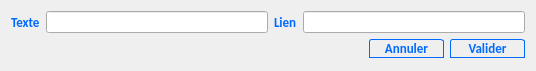
<?xml version="1.0" encoding="UTF-8"?>
<ui version="4.0">
 <class>InsertLinkW</class>
 <widget class="QWidget" name="InsertLinkW">
  <property name="geometry">
   <rect>
    <x>0</x>
    <y>0</y>
    <width>536</width>
    <height>71</height>
   </rect>
  </property>
  <property name="focusPolicy">
   <enum>Qt::StrongFocus</enum>
  </property>
  <property name="contextMenuPolicy">
   <enum>Qt::NoContextMenu</enum>
  </property>
  <property name="windowTitle">
   <string>Insérer lien web</string>
  </property>
  <layout class="QGridLayout" name="gridLayout">
   <item row="1" column="0" colspan="6">
    <layout class="QHBoxLayout" name="horizontalLayout">
     <item>
      <spacer name="horizontalSpacer">
       <property name="orientation">
        <enum>Qt::Horizontal</enum>
       </property>
       <property name="sizeHint" stdset="0">
        <size>
         <width>40</width>
         <height>20</height>
        </size>
       </property>
      </spacer>
     </item>
     <item>
      <widget class="QPushButton" name="pbCancel">
       <property name="minimumSize">
        <size>
         <width>75</width>
         <height>0</height>
        </size>
       </property>
       <property name="toolTip">
        <string>Annuler l'insertion du lien</string>
       </property>
       <property name="styleSheet">
        <string notr="true">

QPushButton {
    font: bold 10pt Calibri;  
    border: 1px solid gray;
    border-radius: 3px;
	border-bottom-left-radius: 0px;	
	 border-bottom-right-radius: 0px;	
     background-color: qlineargradient(x1: 0, y1: 0, x2: 0, y2: 1,
                                       stop: 0 #f6f7fa, stop: 1 #dadbde);
 }
 
QPushButton::enabled {
	color : rgb(0,106,255);
    border: 1px solid rgb(0,106,255);
 }

QPushButton:hover:!pressed{

     background-color: qlineargradient(x1: 0, y1: 0, x2: 0, y2: 1,
                                       stop: 0 #dadbde, stop: 1 #f6f7fa);
}

 QPushButton:pressed{
    background-color:  rgb(220,220,220);

}</string>
       </property>
       <property name="text">
        <string>Annuler</string>
       </property>
      </widget>
     </item>
     <item>
      <widget class="QPushButton" name="pbValidate">
       <property name="minimumSize">
        <size>
         <width>75</width>
         <height>0</height>
        </size>
       </property>
       <property name="toolTip">
        <string>Valider l'insertion du lien</string>
       </property>
       <property name="styleSheet">
        <string notr="true">

QPushButton {
    font: bold 10pt Calibri;  
    border: 1px solid gray;
    border-radius: 3px;
	border-bottom-left-radius: 0px;	
	 border-bottom-right-radius: 0px;	
     background-color: qlineargradient(x1: 0, y1: 0, x2: 0, y2: 1,
                                       stop: 0 #f6f7fa, stop: 1 #dadbde);
 }
 
QPushButton::enabled {
	color : rgb(0,106,255);
    border: 1px solid rgb(0,106,255);
 }

QPushButton:hover:!pressed{

     background-color: qlineargradient(x1: 0, y1: 0, x2: 0, y2: 1,
                                       stop: 0 #dadbde, stop: 1 #f6f7fa);
}

 QPushButton:pressed{
    background-color:  rgb(220,220,220);

}</string>
       </property>
       <property name="text">
        <string>Valider</string>
       </property>
      </widget>
     </item>
    </layout>
   </item>
   <item row="0" column="0" colspan="6">
    <layout class="QHBoxLayout" name="horizontalLayout_4">
     <item>
      <widget class="QLabel" name="label">
       <property name="styleSheet">
        <string notr="true">

QWidget {
  
	color : rgb(0,106,255);
    font:  bold 10pt Calibri;


 }


QWidget:!enabled {
  
	color : rgb(150,150,150);
    font:  bold 10pt Calibri;
 }
</string>
       </property>
       <property name="text">
        <string>Texte</string>
       </property>
      </widget>
     </item>
     <item>
      <widget class="QLineEdit" name="leText">
       <property name="toolTip">
        <string>Entrez le texte qui sera affiché ici</string>
       </property>
      </widget>
     </item>
     <item>
      <widget class="QLabel" name="label_2">
       <property name="styleSheet">
        <string notr="true">

QWidget {
  
	color : rgb(0,106,255);
    font:  bold 10pt Calibri;


 }


QWidget:!enabled {
  
	color : rgb(150,150,150);
    font:  bold 10pt Calibri;
 }
</string>
       </property>
       <property name="text">
        <string>Lien</string>
       </property>
      </widget>
     </item>
     <item>
      <widget class="QLineEdit" name="leLink">
       <property name="toolTip">
        <string>Entrez le lien vers le site web souhaité ici</string>
       </property>
      </widget>
     </item>
    </layout>
   </item>
  </layout>
 </widget>
 <resources/>
 <connections/>
</ui>
